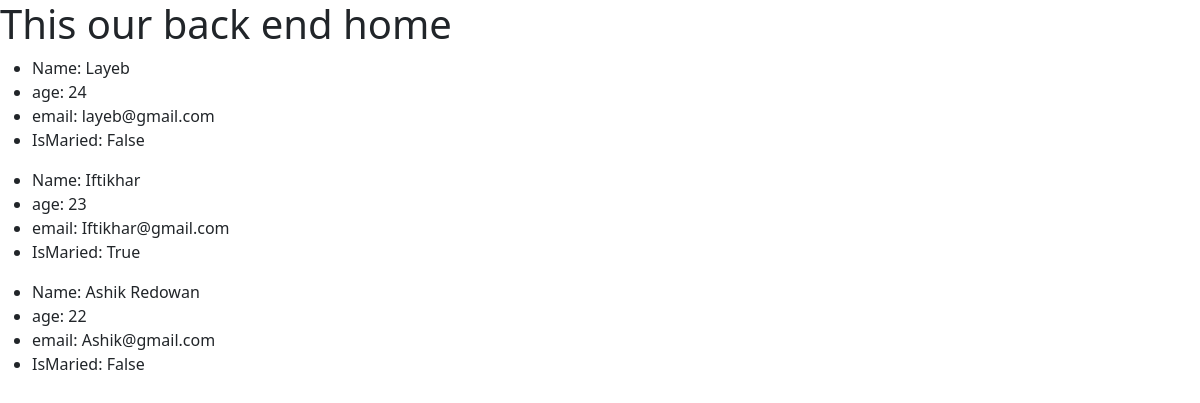
Before: / with the older database file.
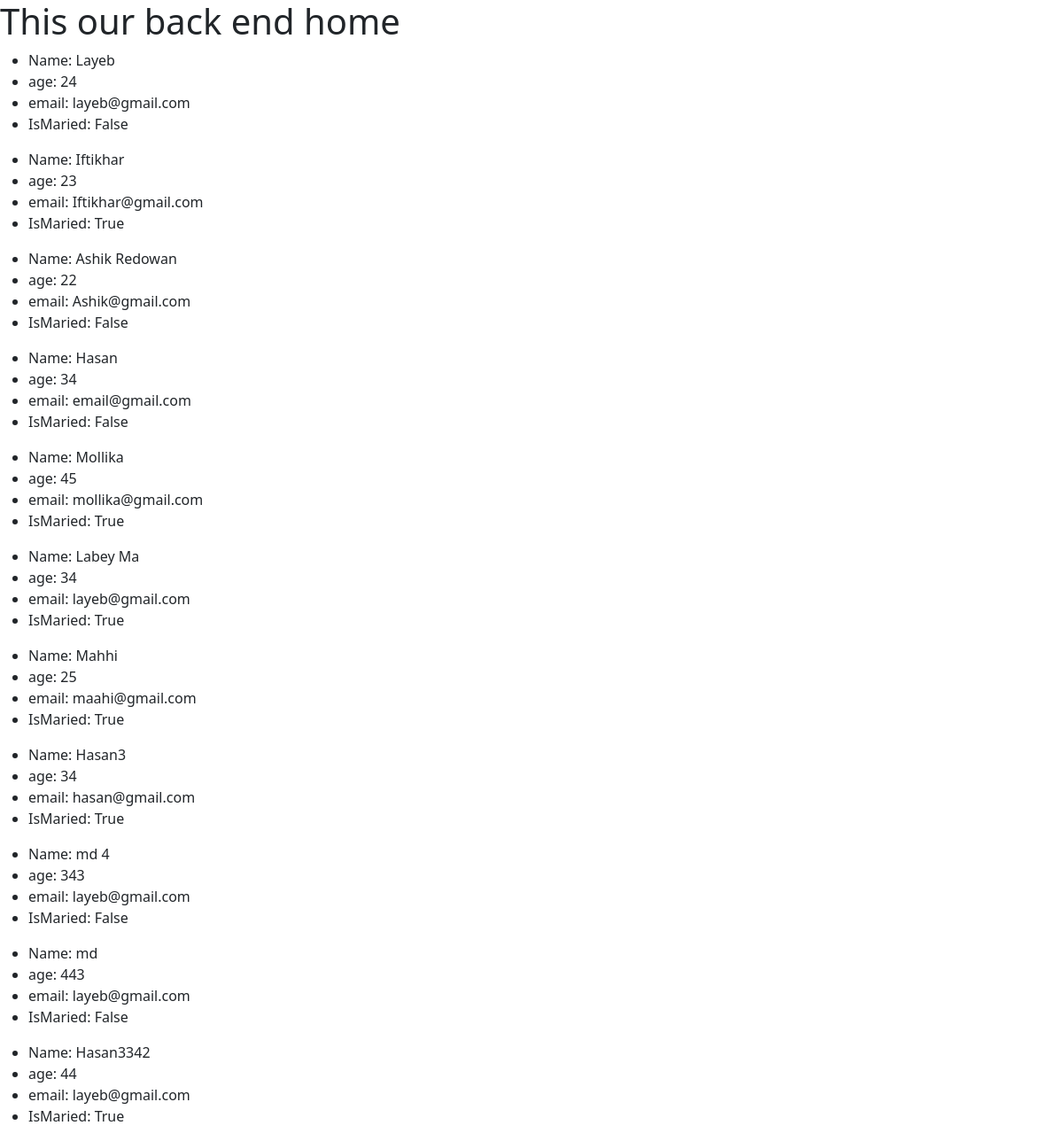
After: the same page with the newer database file.
### backend/models.py (models this page shows, shortened)
class User(models.Model):
    name = models.CharField(max_length=50)
    email = models.EmailField()
    age = models.IntegerField()
    isMaried = models.BooleanField(default=False)

### backend/views.py (the view)
# urls.py: path("", views.home, name="home"),
def home(request):
    data = User.objects.all()
    context = {
        'data': data
    }
    return render(request, "home.html", context)

### backend/templates/home.html
{% extends 'base.html' %}
{% block content %}
    <h1>This our back end home</h1>
    {% for d in data %}
        <ul>
            <li>Name: {{ d.name }}</li>
            <li>age: {{ d.age }}</li>
            <li>email: {{ d.email }}</li>
            <li>IsMaried: {{ d.isMaried }}</li>
        </ul>
    {% endfor %}
{% endblock %}

### templates/base.html (shortened to what this page needs)
{% load static %}
<!DOCTYPE html>
<html lang="en">
<head>
    <link href="https://cdn.jsdelivr.net/npm/bootstrap@5.1.3/dist/css/bootstrap.min.css" rel="stylesheet" />
    <link href="{% static 'css/style.css' %}" rel="stylesheet" />
</head>
<body>
    {% block content %}
    {% endblock %}
</body>
</html>

Changed rows visible on the page:
added User: name "Hasan", age "34", email "email@gmail.com", isMaried "False"
added User: name "Mollika", age "45", email "mollika@gmail.com", isMaried "True"
added User: name "Labey Ma", age "34", email "layeb@gmail.com", isMaried "True"
added User: name "Mahhi", age "25", email "maahi@gmail.com", isMaried "True"
added User: name "Hasan3", age "34", email "hasan@gmail.com", isMaried "True"
added User: name "md 4", age "343", email "layeb@gmail.com", isMaried "False"
added User: name "md", age "443", email "layeb@gmail.com", isMaried "False"
added User: name "Hasan3342", age "44", email "layeb@gmail.com", isMaried "True"
